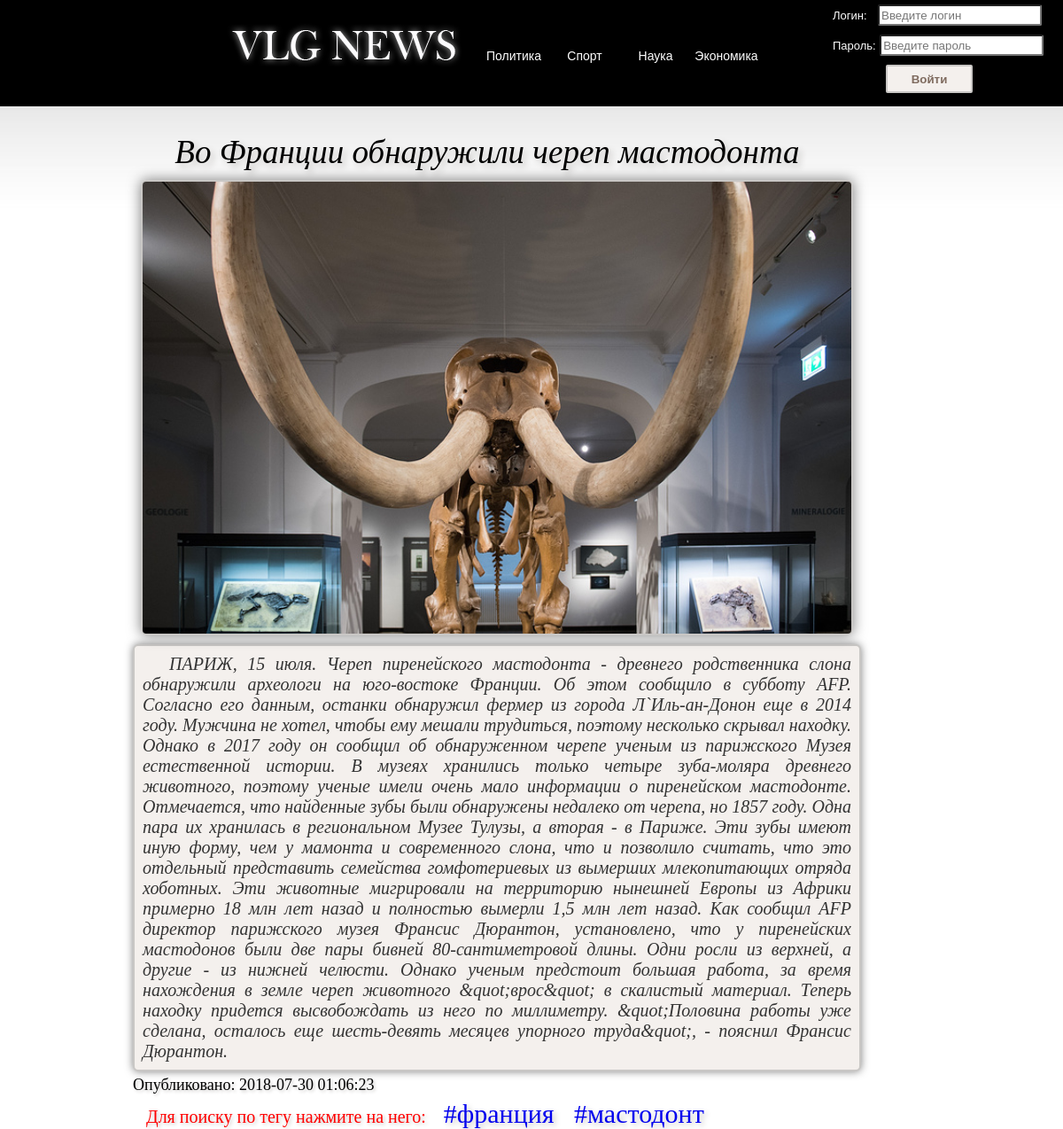
Page /news.php?id=54 on the earlier database version.
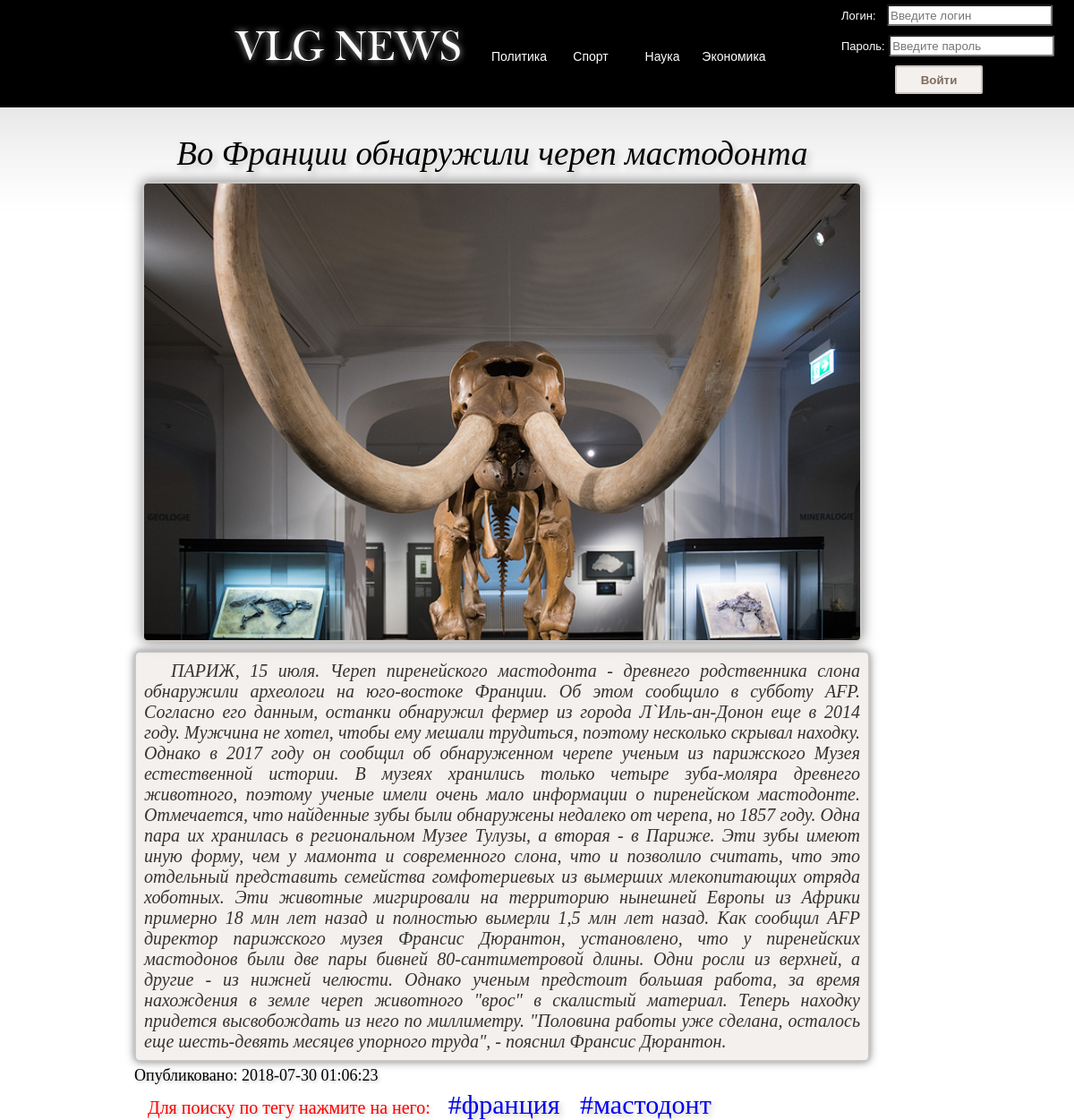
Same page on the later database version.
### tables this page shows
CREATE TABLE `news` (
  `id` int(11) NOT NULL,
  `head` varchar(150) NOT NULL,
  `text` text NOT NULL,
  `publication_date` datetime NOT NULL,
  `section` varchar(10) NOT NULL,
  `keywords` varchar(400) NOT NULL
);

### source/functions.php (the view, shortened to what this page needs)
<?php
function output_news($row, $is_full)
{
    if($is_full)
    {
        $array_tags = preg_split("/[\s,]+/", $row['keywords']);
        echo "<div id=content_container_list>
                    <div id=header>
                  <div class=header_content_mainline>".htmlspecialchars($row['head'])."</div>
                </div>
                    <div id=header_lower>";
                        if (file_exists("source/fornews/".htmlspecialchars($row['id']).".jpg"))
                            echo "<img src = source/fornews/".$row['id'].".jpg >";
                          echo"  <div id=header_content_boxcontent>".htmlspecialchars($row['text'])."</div>
                         <div id=publication_date> Опубликовано: ".htmlspecialchars($row['publication_date'])." </div>
                            <div id=tags> <span> Для поиску по тегу нажмите на него: </span>";
                             foreach($array_tags as $tag_name)
                                 {
                                     echo "<a href=index.php?tag=".mb_strtolower($tag_name, 'UTF-8')."> #".mb_strtolower($tag_name, 'UTF-8')."</a>";
                                 }
                    echo "  </div>
                    </div>";
    }
    echo "</div>";
}
 ?>

### news.php (shortened to what this page needs)
<?php
    require_once "source/bd.php";
    require_once "source/functions.php";
?>
<!DOCTYPE >
<html>
<head>
<link href="css/stylesheet.css" rel="stylesheet" type="text/css" />
</head>
<body>
<div id="top_bar_black">
    <div id="logo_container"> <a href=./ > <div id="logo_image"> </div></a>
        <div id="nav_block">
          <a href=index.php?section=politic>
            <div class="nav_button"> Политика </div>
          </a>
          <a href=index.php?section=sport>
            <div class="nav_button"> Спорт </div>
          </a>
          <a href=index.php?section=science>
            <div class="nav_button"> Наука </div>
          </a>
          <a href=index.php?section=economic>
            <div class="nav_button"> Экономика </div>
          </a>
        </div>
    </div>
          <?php if(isset($_SESSION['user'])) { ?>
                <div id="greeting_form">
                    <br/><h3>Здравствуйте, <?php echo $_SESSION['user']; ?> </h3>
                    <form name = "myform" action = "source/authorization.php" method = "post">
                             <input type = "submit" name = "submit_close" value = "Выйти" />
                                <?php if(($_SESSION['is_admin'])) { ?>
                                    <input type = "submit" name = "create_news" value = "Добаить новость" />
                                <?php } ?>
                    </form>
                </div>
         <?php } else { ?>
               <div id="avt_form">
                    <form name = "myform" action = "source/authorization.php" method = "post">
                         <label>Логин:</label>
                         <input type = "text" name = "login" placeholder = "Введите логин" /><br/>
                         <label>Пароль:</label>
                         <input type = "password" name = "pass" placeholder = "Введите пароль" /><br />
                         <input type = "submit" name = "submit" value = "Войти" />
                    </form>
             </div>
        <?php } ?>
 </div>
<?php
    $id = htmlspecialchars($_GET['id']);
    $sth = $dbh->prepare("SELECT * FROM news WHERE news.id = ? ");
    $sth->execute(array($id));
    if($sth->rowCount())
    {
        foreach($sth as $row)
        {
            output_news($row, true);
        }
    }
    else
    {
        show_error("http://furia/", "Новости с id: ".$id." не существует!");
    }
 ?>
</body>
</html>

Differences in the rows shown:
changed news "Во Франции обнаружили череп мастодонта": text "…в земле череп животного &quot;врос&quot; в скалистый материал. Теперь находку придется высвобождать из него по миллиметру. &quot;Половина работы уже сделана, осталось еще шесть-девять месяцев упорного труда&quot;, - пояснил Франсис Дюрантон." → "…в земле череп животного \"врос\" в скалистый материал. Теперь находку придется высвобождать из него по миллиметру. \"Половина работы уже сделана, осталось еще шесть-девять месяцев упорного труда\", - пояснил Франсис Дюрантон."
